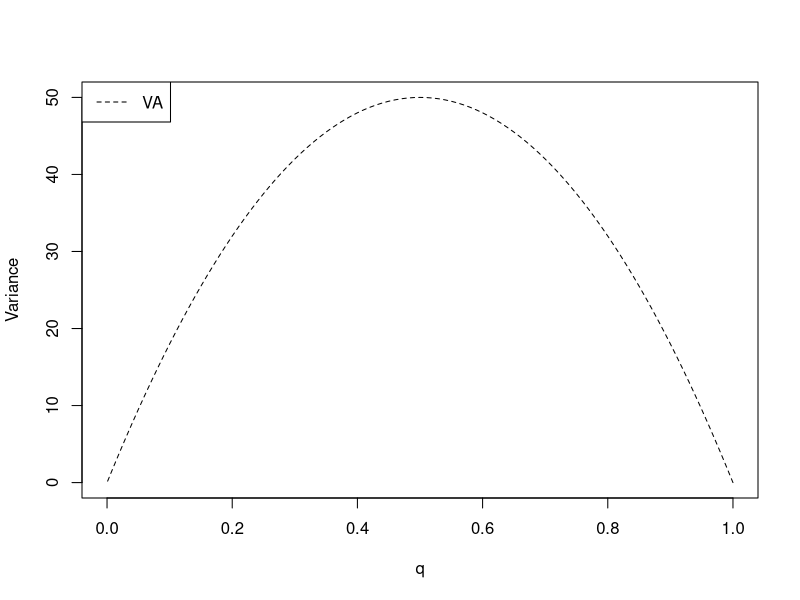
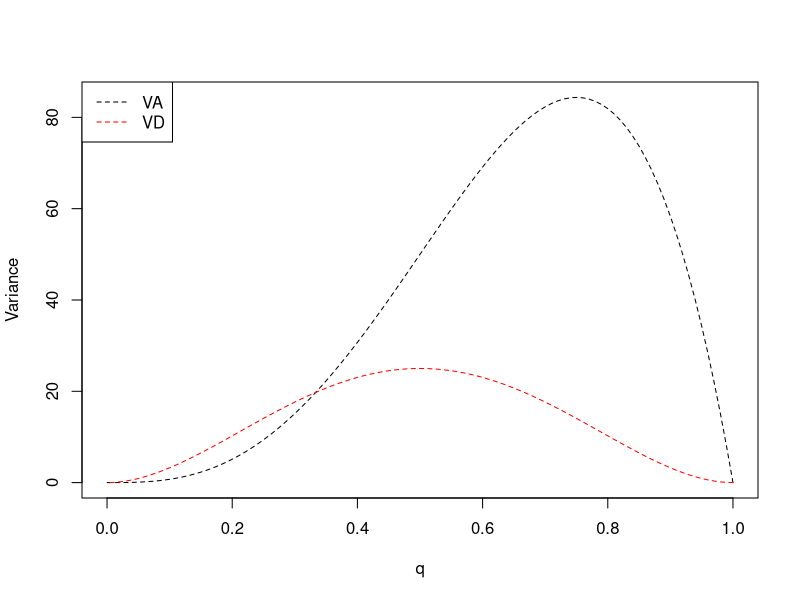

These figures' R source, in order:
#############################################################################
#This script illustrates how the pictures in pages 43 and 44 can be obtained 
#Those plots depict the additive and dominance variance in function of the
#allele frequencies for a single locus
#According to Falconer & Mackay (1996) the additive and dominance variances
#for a single locus a given by VA = 2pq(a + d(q-p))^2 and (2pqd)^2
#in which p and q are the allele frequencies, a and d are the additive and dominance 
#effects

#Get a range of frequencies for the first allele
p = seq(0,1,0.01)
#Assuming Hardy-Weinberg Equilibrium p+q must be 1
q = 1-p

#First lets assume no dominance
a = 10
d = 0
VA = 2*p*q*(a + d*(q-p))^2
plot(VA~q, type = "l", lty = 2, ylab = "Variance") 
legend(legend = "VA", lty = 2, "topleft")

#Assuming complete dominance (d = a)
a = 10
d = 10
VA = 2*p*q*(a + d*(q-p))^2
VD = (2*p*q*d)^2

plot(VA~q, type = "l", lty = 2, ylab = "Variance", ylim = c(min(VA, VD), max(VA,VD))) 
points(VD~q, type = "l", lty = 2, col = "red") 
legend(legend = c("VA", "VD"), lty = c(2,2), col = c("black", "red"), "topleft")

#Questions
#1) What happens with the Additive variance under no dominance and complete dominance?
#2) Change the size of the additive effect for the first plot and see what happens with the VA scale
#3) Plot the graph for a situation of over-dominance (d > a)
#4) Plot the graph considering a = 0 and d = 5, what happens with the additive variance in function of the
#allelic frequencies?

